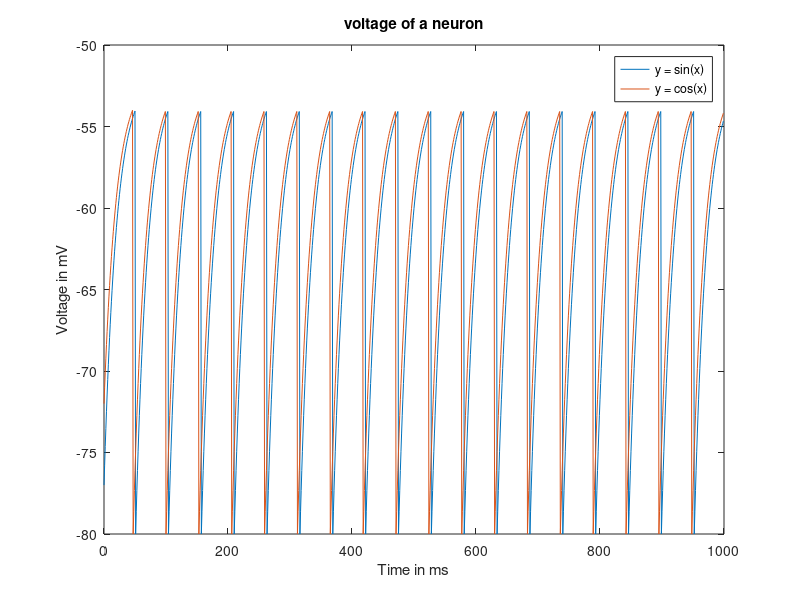

Source code (MATLAB):
function integrateandfiremodel
%
% part 4 of the neuron model
%


Tm = 20;             %[ms] (i.e. ?m is the time constant of the membrane)
EL = -70;            %[mV]
Vreset = -80;        %[mV]
Vth = -54;           %[mV]
RmIe = 18;           %[mV]

RmGs = 0.15;         %
Pmax = 0.5;
Ts = 10;             %[ms]
Dt = 1;              %[ms]


Vzero = Vreset;

V = zeros(2,1000);


% Vstart = randi([Vreset Vth],2,1)
Vstart = randi([Vreset Vth],2,1);
t = log((Vstart - EL - RmIe)/(Vzero - EL - RmIe)) * Tm * -1;


%syncon = GsPmax

for timer = 1:1000,
    for neuron = 1:2,
        V(neuron,timer) = EL + RmIe + (Vzero - EL - RmIe) * exp(-t(neuron)/Tm);
        if V(neuron,timer) >= Vth
            V(neuron,timer) = Vreset;
            t(neuron) = 0;
        end

        % relative time
        t(neuron) = t(neuron) + Dt;
    end
end
plottime = 0:999;
plot(plottime, V)
title('voltage of a neuron')
xlabel('Time in ms') % x-axis label
ylabel('Voltage in mV') % y-axis label
legend('y = sin(x)','y = cos(x)')